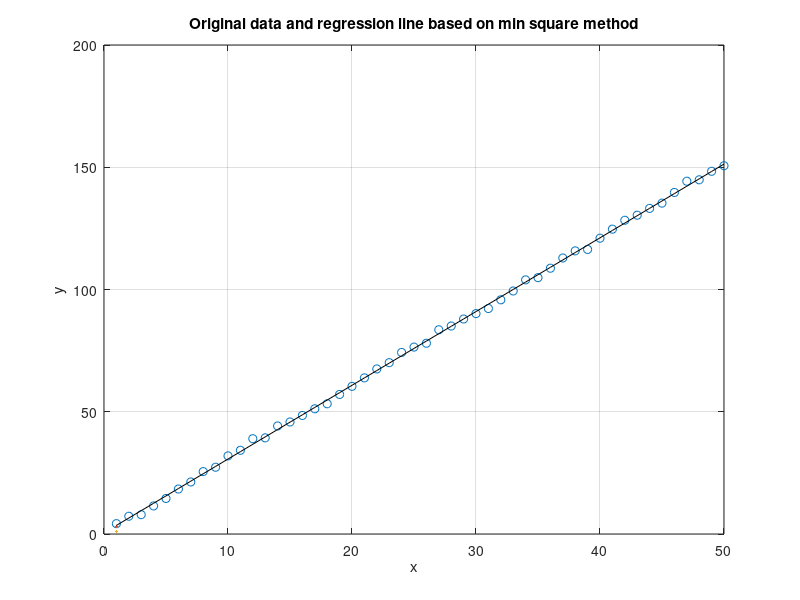

The MATLAB source for this figure:
% Clear all variables
clear all
% Close all figures
close all
% Clear command window
clc

% Define variables
num_elements = 50;
a = 3; % Slope of the line
b = 1; % Intercept of the line
c = 1; % Constant added to the y values
x=1:1:num_elements;
y=a*x+randn(1,num_elements);
y=y+c;

% Transpose y to column vector
Y=y';
% Transpose x to column vector
X=x';

% Add a column of ones to X for the intercept term
X=[ones(size(X)) X];

% Calculate the mean of x and y
xm=sum(x)/length(y);
ym=sum(y)/length(x);

% Calculate the slope and intercept of the line
a1=(sum((x-xm).*(y-ym)))./(sum((x-xm).^2));
a0=ym-(a1*xm);

% Store the intercept and slope in a vector
B3=[a0;a1];

% Calculate the predicted y values
ye3=X*B3;

% Create a new figure
figure(1)

% Plot the original data
plot(x, y, 'o', LineWidth=3);grid on;hold on;

% Plot the line of best fit
plot(x, ye3, 'k', LineWidth=1);

% Label the x and y axes
xlabel('x');
ylabel('y');
title('Original data and regression line based on min square method');
% Calculate the R-squared value
R23=1-sum((y-ye3').^2)/sum((y-mean(y)).^2);
